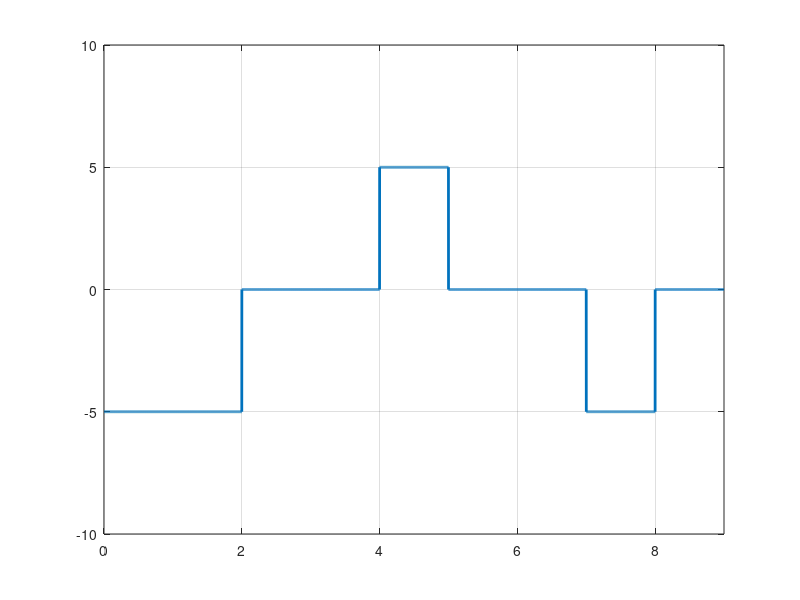

MATLAB code to generate this figure:
clc; #... Clear command line
clear all; #... Clear variables
close all; #... Clear figures

bits = [1 0 1 0 1 1 0 1 1];

#...modulation

bitrate = 1;
voltage = 5;

sampRate = 1000;
sampTime = 1/sampRate;

endTime = length(bits)/bitrate;
time = 0:sampTime:endTime;

index = 1;
sign = -1;
prev = 0;

for i=1:length(time)
	if bits(index) == 0
		modulation(i)=prev;
	else
		if prev == 0
			modulation(i) = voltage*sign;
		else
			modulation(i) = 0;
		endif
	endif
	if time(i)*bitrate >= index
		index = index + 1;
		prev = modulation(i);
		if index<=length(bits) && prev ==0 && bits(index)==1
			sign = -1*sign;
		endif
	endif
end

plot(time, modulation, "LineWidth", 2);
axis([0 endTime -voltage-5 voltage+5]);
grid on;


#... demodulation

index = 1;
prev = 0;

for i = 1:length(modulation)
	if modulation(i)==prev
		demodulation(index) = 0;
	else
		demodulation(index) = 1;
	endif
	
	if time(i)*bitrate>=index
		prev = modulation(i);
		index = index+1;
	endif	
end

disp(demodulation);
